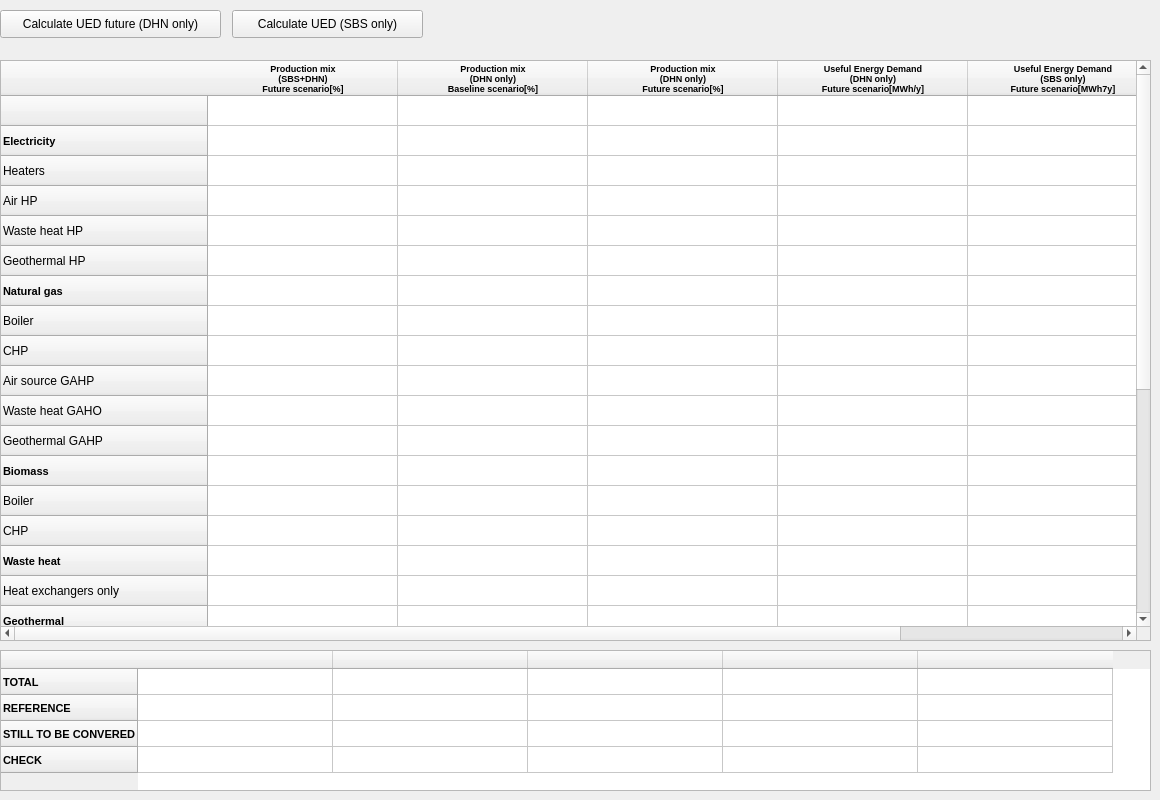
        <widget class="QWidget" name="tab_4">
         <attribute name="title">
          <string>Future UED (Heating+DHW)</string>
         </attribute>
         <widget class="QTableWidget" name="table_dhw_source_targ">
          <property name="geometry">
           <rect>
            <x>0</x>
            <y>60</y>
            <width>1151</width>
            <height>581</height>
           </rect>
          </property>
          <attribute name="horizontalHeaderDefaultSectionSize">
           <number>190</number>
          </attribute>
          <attribute name="horizontalHeaderMinimumSectionSize">
           <number>70</number>
          </attribute>
          <attribute name="verticalHeaderDefaultSectionSize">
           <number>30</number>
          </attribute>
          <attribute name="verticalHeaderShowSortIndicator" stdset="0">
           <bool>false</bool>
          </attribute>
          <attribute name="verticalHeaderStretchLastSection">
           <bool>false</bool>
          </attribute>
          <row>
           <property name="text">
            <string/>
           </property>
          </row>
          <row>
           <property name="text">
            <string>Electricity </string>
           </property>
           <property name="font">
            <font>
             <pointsize>8</pointsize>
             <weight>75</weight>
             <bold>true</bold>
            </font>
           </property>
          </row>
          <row>
           <property name="text">
            <string>Heaters</string>
           </property>
          </row>
          <row>
           <property name="text">
            <string>Air HP</string>
           </property>
          </row>
          <row>
           <property name="text">
            <string>Waste heat HP</string>
           </property>
          </row>
          <row>
           <property name="text">
            <string>Geothermal HP</string>
           </property>
          </row>
          <row>
           <property name="text">
            <string>Natural gas</string>
           </property>
           <property name="font">
            <font>
             <pointsize>8</pointsize>
             <weight>75</weight>
             <bold>true</bold>
            </font>
           </property>
          </row>
          <row>
           <property name="text">
            <string>Boiler</string>
           </property>
          </row>
          <row>
           <property name="text">
            <string>CHP</string>
           </property>
          </row>
          <row>
           <property name="text">
            <string>Air source GAHP</string>
           </property>
          </row>
          <row>
           <property name="text">
            <string>Waste heat GAHO</string>
           </property>
          </row>
          <row>
           <property name="text">
            <string>Geothermal GAHP</string>
           </property>
          </row>
          <row>
           <property name="text">
            <string>Biomass</string>
           </property>
           <property name="font">
            <font>
             <pointsize>8</pointsize>
             <weight>75</weight>
             <bold>true</bold>
            </font>
           </property>
          </row>
          <row>
           <property name="text">
            <string>Boiler</string>
           </property>
          </row>
          <row>
           <property name="text">
            <string>CHP</string>
           </property>
          </row>
          <row>
           <property name="text">
            <string>Waste heat</string>
           </property>
           <property name="font">
            <font>
             <pointsize>8</pointsize>
             <weight>75</weight>
             <bold>true</bold>
            </font>
           </property>
          </row>
          <row>
           <property name="text">
            <string>Heat exchangers only</string>
           </property>
          </row>
          <row>
           <property name="text">
            <string>Geothermal</string>
           </property>
           <property name="font">
            <font>
             <pointsize>8</pointsize>
             <weight>75</weight>
             <bold>true</bold>
            </font>
           </property>
          </row>
          <row>
           <property name="text">
            <string>Heat exchangers only </string>
           </property>
          </row>
          <row>
           <property name="text">
            <string>Heating oil</string>
           </property>
           <property name="font">
            <font>
             <pointsize>8</pointsize>
             <weight>75</weight>
             <bold>true</bold>
            </font>
           </property>
          </row>
          <row>
           <property name="text">
            <string>Boilers</string>
           </property>
          </row>
          <row>
           <property name="text">
            <string>Coal/Peat</string>
           </property>
           <property name="font">
            <font>
             <pointsize>8</pointsize>
             <weight>75</weight>
             <bold>true</bold>
            </font>
           </property>
          </row>
          <row>
           <property name="text">
            <string>New Row</string>
           </property>
          </row>
          <row>
           <property name="text">
            <string>Solar</string>
           </property>
           <property name="font">
            <font>
             <pointsize>8</pointsize>
             <weight>75</weight>
             <bold>true</bold>
            </font>
           </property>
          </row>
          <row>
           <property name="text">
            <string>Flat plate ST
collectors</string>
           </property>
          </row>
          <row>
           <property name="text">
            <string>Evacuated tube ST collectors (ETC)</string>
           </property>
          </row>
          <row>
           <property name="text">
            <string>Other</string>
           </property>
           <property name="font">
            <font>
             <pointsize>8</pointsize>
             <weight>75</weight>
             <bold>true</bold>
            </font>
           </property>
          </row>
          <row>
           <property name="text">
            <string>Other</string>
           </property>
          </row>
          <row>
           <property name="text">
            <string>Total</string>
           </property>
           <property name="font">
            <font>
             <weight>75</weight>
             <bold>true</bold>
            </font>
           </property>
          </row>
          <column>
           <property name="text">
            <string>Production mix 
(SBS+DHN)
Future scenario[%]</string>
           </property>
           <property name="font">
            <font>
             <pointsize>7</pointsize>
             <weight>75</weight>
             <bold>true</bold>
            </font>
           </property>
           <property name="textAlignment">
            <set>AlignCenter</set>
           </property>
          </column>
          <column>
           <property name="text">
            <string>Production mix 
(DHN only)
Baseline scenario[%]</string>
           </property>
           <property name="font">
            <font>
             <pointsize>7</pointsize>
             <weight>75</weight>
             <bold>true</bold>
            </font>
           </property>
          </column>
          <column>
           <property name="text">
            <string>Production mix 
(DHN only)
Future scenario[%]</string>
           </property>
           <property name="font">
            <font>
             <pointsize>7</pointsize>
             <weight>75</weight>
             <bold>true</bold>
            </font>
           </property>
           <property name="textAlignment">
            <set>AlignCenter</set>
           </property>
          </column>
          <column>
           <property name="text">
            <string>Useful Energy Demand
(DHN only)
Future scenario[MWh/y]</string>
           </property>
           <property name="font">
            <font>
             <pointsize>7</pointsize>
             <weight>75</weight>
             <bold>true</bold>
            </font>
           </property>
          </column>
          <column>
           <property name="text">
            <string>Useful Energy Demand
(SBS only)
Future scenario[MWh7y]</string>
           </property>
           <property name="font">
            <font>
             <pointsize>7</pointsize>
             <weight>75</weight>
             <bold>true</bold>
            </font>
           </property>
          </column>
          <item row="0" column="0">
           <property name="text">
            <string/>
           </property>
          </item>
          <item row="0" column="1">
           <property name="text">
            <string/>
           </property>
          </item>
          <item row="0" column="2">
           <property name="text">
            <string/>
           </property>
          </item>
          <item row="0" column="3">
           <property name="text">
            <string/>
           </property>
          </item>
          <item row="0" column="4">
           <property name="text">
            <string/>
           </property>
          </item>
         </widget>
         <widget class="QPushButton" name="btn_ued">
          <property name="geometry">
           <rect>
            <x>0</x>
            <y>10</y>
            <width>221</width>
            <height>28</height>
           </rect>
          </property>
          <property name="text">
           <string>Calculate UED future (DHN only)</string>
          </property>
         </widget>
         <widget class="QPushButton" name="pushButton">
          <property name="geometry">
           <rect>
            <x>232</x>
            <y>10</y>
            <width>191</width>
            <height>28</height>
           </rect>
          </property>
          <property name="text">
           <string>Calculate UED (SBS only)</string>
          </property>
         </widget>
         <widget class="QTableWidget" name="total_dhw_source">
          <property name="geometry">
           <rect>
            <x>0</x>
            <y>650</y>
            <width>1151</width>
            <height>141</height>
           </rect>
          </property>
          <attribute name="horizontalHeaderDefaultSectionSize">
           <number>195</number>
          </attribute>
          <attribute name="horizontalHeaderMinimumSectionSize">
           <number>85</number>
          </attribute>
          <attribute name="verticalHeaderDefaultSectionSize">
           <number>26</number>
          </attribute>
          <attribute name="verticalHeaderMinimumSectionSize">
           <number>15</number>
          </attribute>
          <attribute name="verticalHeaderShowSortIndicator" stdset="0">
           <bool>false</bool>
          </attribute>
          <attribute name="verticalHeaderStretchLastSection">
           <bool>false</bool>
          </attribute>
          <row>
           <property name="text">
            <string>TOTAL</string>
           </property>
           <property name="font">
            <font>
             <pointsize>8</pointsize>
             <weight>75</weight>
             <bold>true</bold>
            </font>
           </property>
          </row>
          <row>
           <property name="text">
            <string>REFERENCE</string>
           </property>
           <property name="font">
            <font>
             <pointsize>8</pointsize>
             <weight>75</weight>
             <bold>true</bold>
            </font>
           </property>
          </row>
          <row>
           <property name="text">
            <string>STILL TO BE CONVERED</string>
           </property>
           <property name="font">
            <font>
             <pointsize>8</pointsize>
             <weight>75</weight>
             <bold>true</bold>
            </font>
           </property>
          </row>
          <row>
           <property name="text">
            <string>CHECK</string>
           </property>
           <property name="font">
            <font>
             <pointsize>8</pointsize>
             <weight>75</weight>
             <bold>true</bold>
            </font>
           </property>
          </row>
          <column>
           <property name="text">
            <string/>
           </property>
          </column>
          <column>
           <property name="text">
            <string/>
           </property>
          </column>
          <column>
           <property name="text">
            <string/>
           </property>
          </column>
          <column>
           <property name="text">
            <string/>
           </property>
          </column>
          <column>
           <property name="text">
            <string/>
           </property>
          </column>
         </widget>
        </widget>
